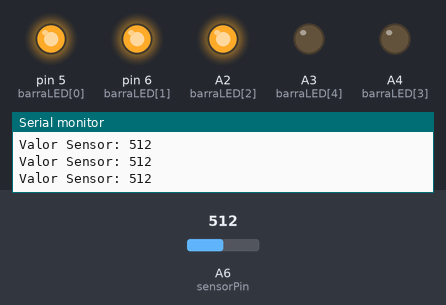
The sketch below on a simulated Arduino Nano, built with avr-gcc and run on an emulated ATmega328P. Shown: output pins drawn as LEDs (lit = HIGH), the last lines printed to the serial monitor. The test bench sets the inputs (shaded band); at power-on: A6 (sensorPin) = 512.

Above: at 1.2 s.
1.3 s: A6 (sensorPin) set to 600
4.3 s: A6 (sensorPin) set to 627
At 5.5 s:
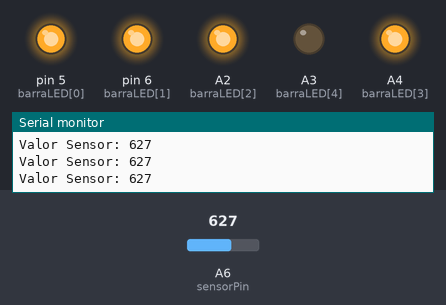
5.8 s: A6 (sensorPin) set to 801
8.8 s: A6 (sensorPin) set to 825
At 9.7 s:
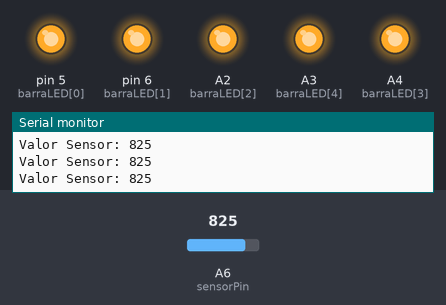
10.3 s: A6 (sensorPin) set to 0
At 10.9 s:
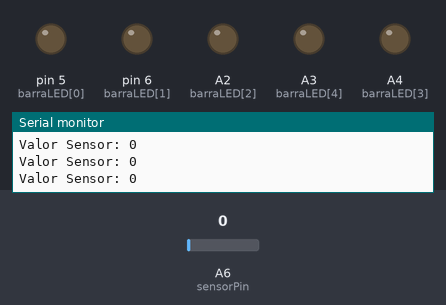
11.8 s: A6 (sensorPin) set to 511
At 12.2 s:
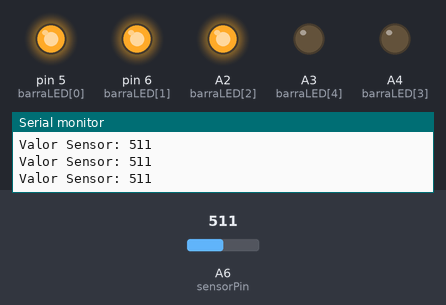
Timing chart, 0 to 14.3 s (numbered marks = the images above; inputs shaded):
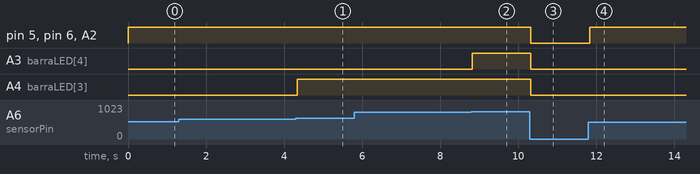

Measured:
- the behaviour switches between 612 and 613 on A6 (sensorPin) (found by bisection; images 0 and 1)
- the behaviour switches between 816 and 817 on A6 (sensorPin) (found by bisection; images 1 and 2)
- after the input at 4.3 s, A4 (barraLED[3]): LOW → HIGH at once
- after the input at 8.8 s, A3 (barraLED[4]): LOW → HIGH at once
- after the input at 10.3 s, pin 5 (barraLED[0]), pin 6 (barraLED[1]), A2 (barraLED[2]), A3 (barraLED[4]), A4 (barraLED[3]): HIGH → LOW at once
- after the input at 11.8 s, pin 5 (barraLED[0]), pin 6 (barraLED[1]), A2 (barraLED[2]): LOW → HIGH at once

The sketch:

sensorluzGROUP.ino
```cpp
/*
Activar los leds dependiendo de la
cantidad de luz que tengamso en la habitación
******************************************************************************/
// Declaramos el pin del sensor y creamos una array para lso leds
// Las arrays almacenan datos por lo que al tener 5 leds se declaran
int sensorPin = A6;
int barraLED[5] = {5,6,A2,A4,A3};

// las arrays se indexan desde 0 por lo que tendriamos 4

void setup()
{
  int x;
  pinMode(sensorPin, INPUT);

  // bucle para indexar los leds

  for (x = 0; x <= 4; x++){

    pinMode(barraLED[x], OUTPUT);
  }

  // iniciamos el monitor serie

  Serial.begin(9600);
}

void loop(){

  int valorSensor;

  // Lee el valor del sensor

  valorSensor = analogRead(sensorPin);

  // Imprime el valor del sensor

  Serial.print("Valor Sensor: ");
  Serial.println(valorSensor);
  barra(valorSensor);
}

// Ahora creamos nuestra propia función el primer void significa que nada retornará
// desde aquí, " int valor" es el que pasaremos a la función y que se llamará valor

void barra(int valor){

 int x;

  // Valor estará en un rango 0 a 1023.
  // Tenemos 5 LEDs en la barra
  // 1023/5 = 204, 204 será nuestra media o threshold
  // entre cada led

  for (x=0; x <= 4; x++){

    if (valor > (x*204) ){

      digitalWrite(barraLED[x], HIGH);
    }

    else{

      digitalWrite(barraLED[x], LOW);
    }
  }
}
```
